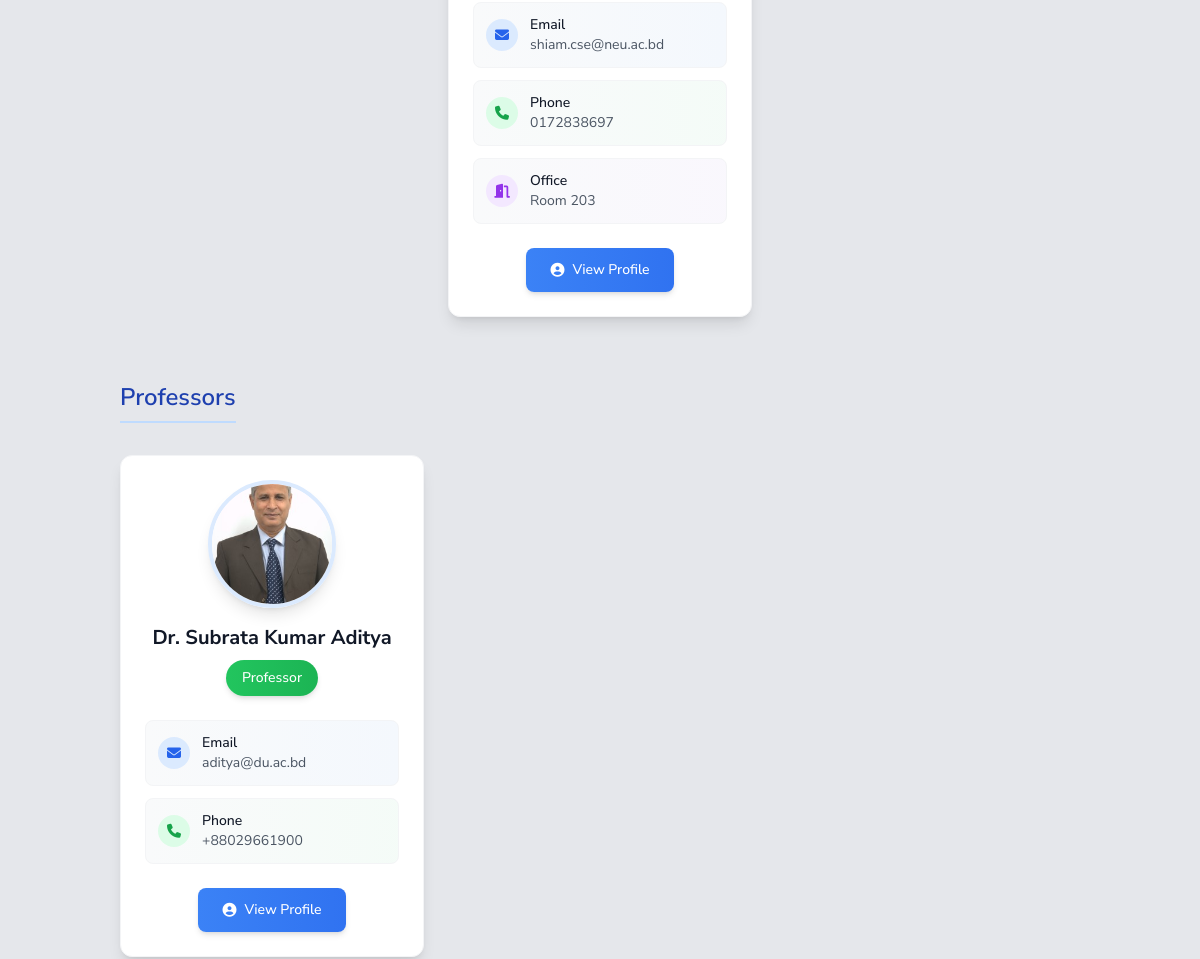
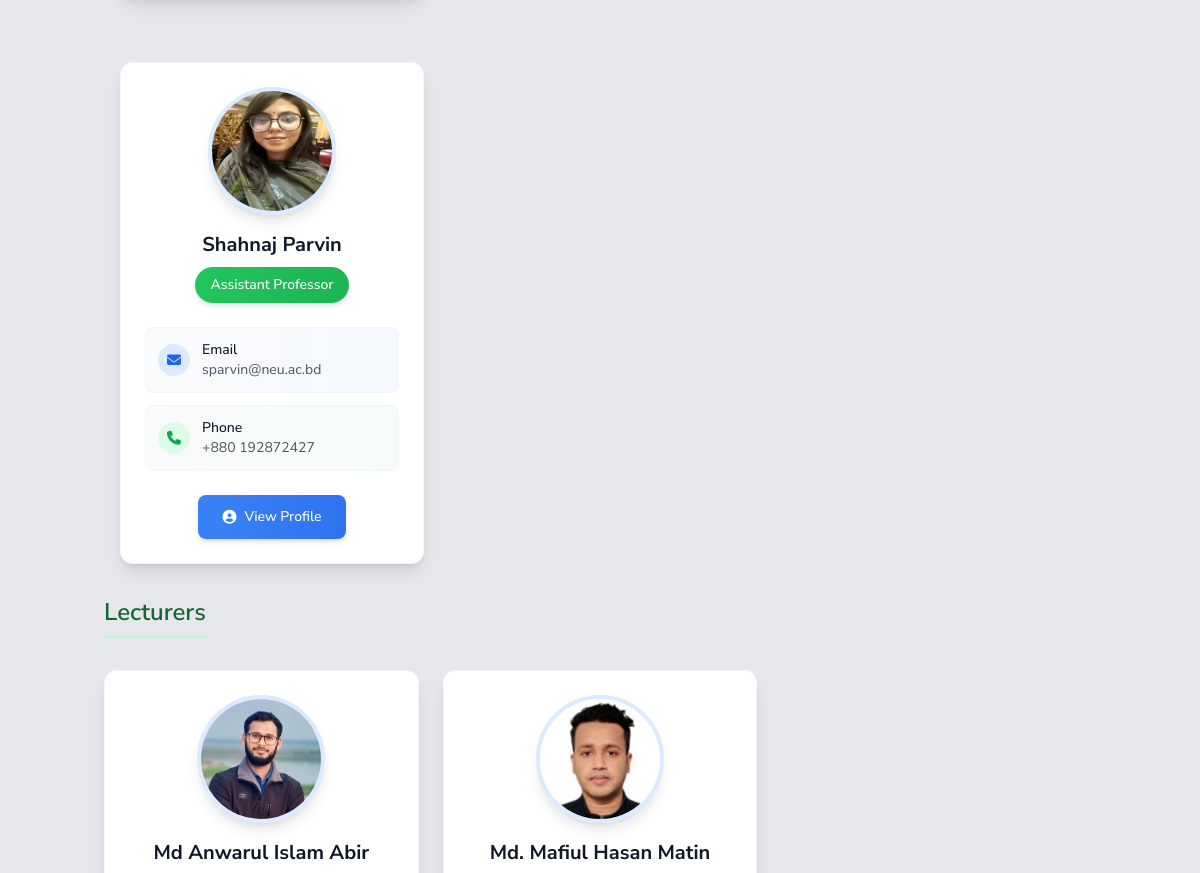
/faculty/active/ (middle part), run on an earlier commit of the app's database (2 pictures, top to bottom).
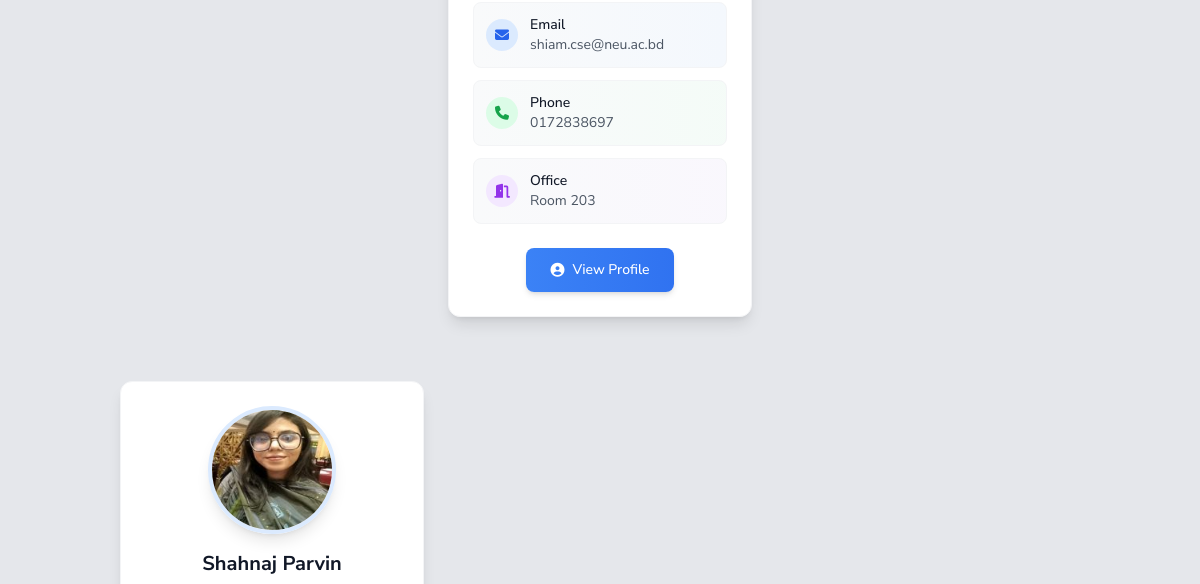
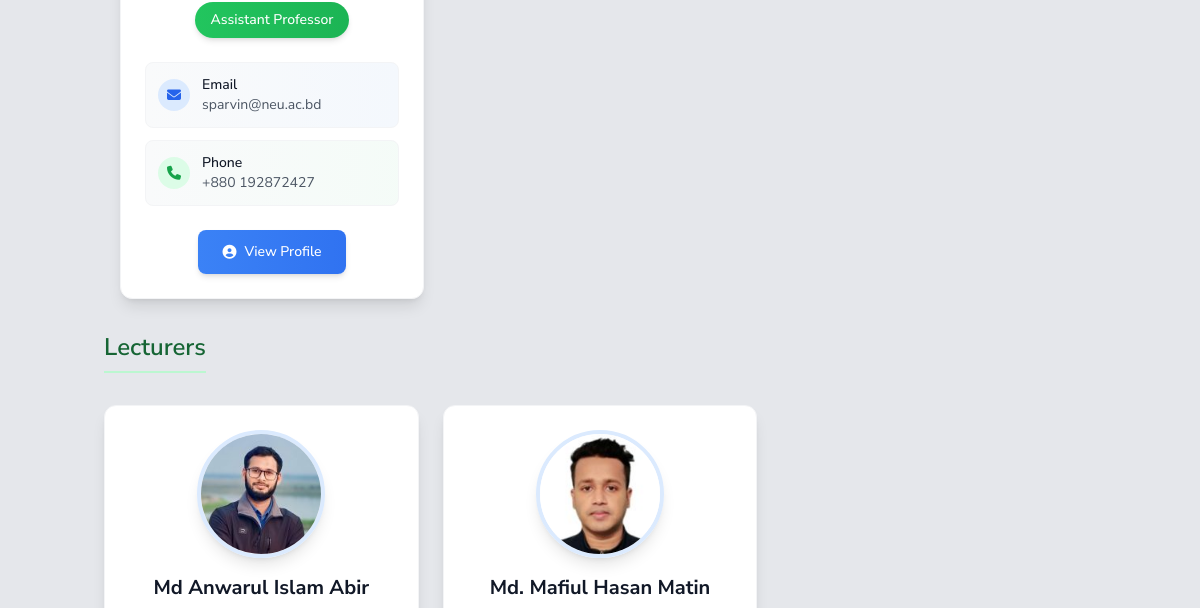
And on a later commit of the database (2 pictures, top to bottom).
### cse_app/models.py (models this page shows, shortened)
class FacultyMember(models.Model):
    DESIGNATION_CHOICES = (
        ('professor', 'Professor'),
        ('associate_professor', 'Associate Professor'),
        ('assistant_professor', 'Assistant Professor'),
        ('lecturer', 'Lecturer'),
        ('chairman', 'Chairman'),
    )
    STATUS_CHOICES = (
        ('active', 'Active'),
        ('on_leave', 'On Leave'),
        ('ex_chairman', 'Ex-Chairman'),
        ('past_faculty', 'Past Faculty'),
    )
    MEMBER_TYPE_CHOICES = (
        ('full_time', 'Full-time'),
        ('part_time', 'Part-time'),
        ('visiting', 'Visiting'),
        ('adjunct', 'Adjunct'),
    )
    user = models.OneToOneField(User, on_delete=models.CASCADE, null=True, blank=True)
    name = models.CharField(max_length=100)
    designation = models.CharField(max_length=30, choices=DESIGNATION_CHOICES)
    status = models.CharField(max_length=20, choices=STATUS_CHOICES, default='active')
    member_type = models.CharField(max_length=20, choices=MEMBER_TYPE_CHOICES, default='full_time')
    email = models.EmailField()
    phone = models.CharField(max_length=15, blank=True)
    room_no = models.CharField(max_length=10, blank=True)
    image = models.ImageField(upload_to='faculty/', blank=True)
    bio = models.TextField(blank=True)
    research_interest = models.TextField(blank=True)
    research_gate_url = models.URLField(blank=True, help_text="ResearchGate profile URL")
    google_scholar_url = models.URLField(blank=True, help_text="Google Scholar profile URL")
    orcid_url = models.URLField(blank=True, help_text="ORCID profile URL")
    linkedin_url = models.URLField(blank=True, help_text="LinkedIn profile URL")
    personal_website = models.URLField(blank=True, help_text="Personal website URL")
    education = RichTextField(blank=True, help_text="Educational background")
    professional_experience = RichTextField(blank=True, help_text="Professional experience")
    research_activities = RichTextField(blank=True, help_text="Research activities and projects")
    publications = RichTextField(blank=True, help_text="List of publications")
    courses_taught = RichTextField(blank=True, help_text="Courses taught")
    membership = RichTextField(blank=True, help_text="Professional memberships")
    awards_honors = RichTextField(blank=True, help_text="Awards and honors received")
    others = RichTextField(blank=True, help_text="Other relevant information")
    cv_file = models.FileField(upload_to='faculty/cv/', blank=True, null=True, help_text="Upload CV/Resume")
    joined_date = models.DateField(blank=True, null=True)
    end_date = models.DateField(blank=True, null=True)
    is_chairman = models.BooleanField(default=False)
    class Meta:
        ordering = ['designation', 'name']
        verbose_name = 'Faculty Member'
        verbose_name_plural = 'Faculty Members'

### cse_app/views.py (the view)
# urls.py: path('faculty/active/', views.active_faculty, name='active_faculty'),
def active_faculty(request):
    active_faculty_members = FacultyMember.objects.filter(status='active')
    return render(request, 'cse/faculty_and_staff/active_faculty.html', {
        'faculty_members': active_faculty_members
    })

### cse_app/context_processors.py (called while the page is built)
def scrolling_notice(request):
    notice = ScrollingNotice.objects.filter(is_active=True).first()
    return {'scrolling_notice': notice.text if notice else ''}

### templates/cse/faculty_and_staff/active_faculty.html (shortened to what the changed rows need)
{% extends 'base.html' %}
{% block content %}
<div class="container mx-auto px-4 py-8">
    {% for faculty in faculty_members %}
        {% if faculty.is_chairman %}
        <div class="mb-16 ">
            <div class="flex justify-center">
                <div class="w-full sm:w-[calc(50%-12px)] lg:w-[calc(33.333%-16px)] max-w-sm">
                    <div class="bg-white rounded-xl shadow-lg hover:shadow-xl transition-all duration-300 transform hover:-translate-y-1 border border-gray-100">
                        <div class="p-6">
                            <div class="space-y-3 mb-6">
                                {% if faculty.email %}
                                    <div class="flex items-center text-gray-600 bg-gradient-to-r from-gray-50 to-blue-50 rounded-lg p-3 border border-gray-100">
                                        <div class="flex-shrink-0 w-8 h-8 bg-blue-100 rounded-full flex items-center justify-center">
                                            <i class="fas fa-envelope text-blue-600 text-sm"></i>
                                        </div>
                                        <div class="ml-3 flex-1">
                                            <p class="text-sm font-medium text-gray-900">Email</p>
                                            <p class="text-sm text-gray-600 truncate">{{ faculty.email }}</p>
                                        </div>
                                    </div>
                                {% endif %}
                                {% if faculty.phone %}
                                    <div class="flex items-center text-gray-600 bg-gradient-to-r from-gray-50 to-green-50 rounded-lg p-3 border border-gray-100">
                                        <div class="flex-shrink-0 w-8 h-8 bg-green-100 rounded-full flex items-center justify-center">
                                            <i class="fas fa-phone text-green-600 text-sm"></i>
                                        </div>
                                        <div class="ml-3 flex-1">
                                            <p class="text-sm font-medium text-gray-900">Phone</p>
                                            <p class="text-sm text-gray-600">{{ faculty.phone }}</p>
                                        </div>
                                    </div>
                                {% endif %}
                                {% if faculty.room_no %}
                                    <div class="flex items-center text-gray-600 bg-gradient-to-r from-gray-50 to-purple-50 rounded-lg p-3 border border-gray-100">
                                        <div class="flex-shrink-0 w-8 h-8 bg-purple-100 rounded-full flex items-center justify-center">
                                            <i class="fas fa-door-open text-purple-600 text-sm"></i>
                                        </div>
                                        <div class="ml-3 flex-1">
                                            <p class="text-sm font-medium text-gray-900">Office</p>
                                            <p class="text-sm text-gray-600">Room {{ faculty.room_no }}</p>
                                        </div>
                                    </div>
                                {% endif %}
                            </div>
                            <div class="text-center">
                                <a href="{% url 'faculty_detail' faculty.id %}"
                                   class="inline-flex items-center px-6 py-3 bg-gradient-to-r from-blue-500 to-blue-600 text-white text-sm font-medium rounded-lg hover:from-blue-600 hover:to-blue-700 transition-all duration-200 shadow-md hover:shadow-lg transform hover:scale-105">
                                    <i class="fas fa-user-circle mr-2"></i>
                                    View Profile
                                </a>
                            </div>
                        </div>
                    </div>
                </div>
            </div>
        </div>
        {% endif %}
    {% endfor %}
    {% regroup faculty_members by designation as grouped_faculty %}
    {% for group in grouped_faculty %}
        {% if group.grouper == 'professor' %}
            {% for faculty in group.list %}
                {% if not faculty.is_chairman %}
                    {% if forloop.first %}
                        <div class="mb-16">
                            <h2 class="text-2xl font-semibold text-center mb-8 text-blue-800 border-b-2 border-blue-200 pb-2 inline-block">
                                Professors
                            </h2>
                            <div class="grid grid-cols-1 md:grid-cols-2 lg:grid-cols-3 gap-6">
                    {% endif %}
                    {% include "cse/faculty_and_staff/faculty_card.html" with faculty=faculty %}
                    {% if forloop.last %}
                            </div>
                        </div>
                    {% endif %}
                {% endif %}
            {% endfor %}
        {% endif %}
    {% endfor %}
    {% for group in grouped_faculty %}
        {% if group.grouper == 'assistant_professor' %}
            {% for faculty in group.list %}
                {% if not faculty.is_chairman %}
                    <div class="w-full sm:w-[calc(50%-12px)] lg:w-[calc(33.333%-16px)] max-w-sm">
                        {% include "cse/faculty_and_staff/faculty_card.html" with faculty=faculty %}
                    </div>
                    {% if forloop.last %}
                            </div>
                    {% endif %}
                {% endif %}
            {% endfor %}
        {% endif %}
    {% endfor %}
    {% for group in grouped_faculty %}
        {% if group.grouper == 'lecturer' %}
            {% for faculty in group.list %}
                {% if not faculty.is_chairman %}
                    {% if forloop.first %}
                        <div class="mb-16">
                            <h2 class="text-2xl font-semibold text-center mb-8 text-green-800 border-b-2 border-green-200 pb-2 inline-block">
                                Lecturers
                            </h2>
                            <div class="grid grid-cols-1 md:grid-cols-2 lg:grid-cols-3 gap-6">
                    {% endif %}
                    {% include "cse/faculty_and_staff/faculty_card.html" with faculty=faculty %}
                    {% if forloop.last %}
                            </div>
                        </div>
                    {% endif %}
                {% endif %}
            {% endfor %}
        {% endif %}
    {% endfor %}
{% endblock %}

### templates/cse/faculty_and_staff/faculty_card.html (shortened to what this page needs)
<div class="bg-white rounded-xl shadow-lg hover:shadow-xl transition-all duration-300 transform hover:-translate-y-1 border border-gray-100">
    <div class="p-6">
        <div class="flex justify-center mb-4">
            {% if faculty.image %}
                <div class="relative">
                    <img src="{{ faculty.image.url }}" alt="{{ faculty.name }}" class="w-32 h-32 rounded-full object-cover border-4 border-blue-100 shadow-lg">
                </div>
            {% endif %}
        </div>
        <div class="text-center mb-6">
            <h3 class="text-xl font-bold text-gray-900 mb-2">{{ faculty.name }}</h3>
            <div class="inline-block bg-gradient-to-r from-green-500 to-green-600 text-white px-4 py-2 rounded-full text-sm font-medium shadow-md">
                {{ faculty.get_designation_display }}
            </div>
        </div>
        <div class="space-y-3 mb-6">
            {% if faculty.email %}
                <div class="flex items-center text-gray-600 bg-gradient-to-r from-gray-50 to-blue-50 rounded-lg p-3 border border-gray-100">
                    <div class="flex-shrink-0 w-8 h-8 bg-blue-100 rounded-full flex items-center justify-center">
                        <i class="fas fa-envelope text-blue-600 text-sm"></i>
                    </div>
                    <div class="ml-3 flex-1">
                        <p class="text-sm font-medium text-gray-900">Email</p>
                        <p class="text-sm text-gray-600 truncate">{{ faculty.email }}</p>
                    </div>
                </div>
            {% endif %}
            {% if faculty.phone %}
                <div class="flex items-center text-gray-600 bg-gradient-to-r from-gray-50 to-green-50 rounded-lg p-3 border border-gray-100">
                    <div class="flex-shrink-0 w-8 h-8 bg-green-100 rounded-full flex items-center justify-center">
                        <i class="fas fa-phone text-green-600 text-sm"></i>
                    </div>
                    <div class="ml-3 flex-1">
                        <p class="text-sm font-medium text-gray-900">Phone</p>
                        <p class="text-sm text-gray-600">{{ faculty.phone }}</p>
                    </div>
                </div>
            {% endif %}
        </div>
        <div class="text-center">
            <a href="{% url 'faculty_detail' faculty.id %}"
               class="inline-flex items-center px-6 py-3 bg-gradient-to-r from-blue-500 to-blue-600 text-white text-sm font-medium rounded-lg hover:from-blue-600 hover:to-blue-700 transition-all duration-200 shadow-md hover:shadow-lg transform hover:scale-105">
                <i class="fas fa-user-circle mr-2"></i>
                View Profile
            </a>
        </div>
    </div>
</div>

What changed in the data, as far as the page shows it:
no longer on this page (row edited): FacultyMember: image (picture), name "Dr. Subrata Kumar Aditya", designation "Professor", email "aditya@du.ac.bd", phone "+88029661900"
